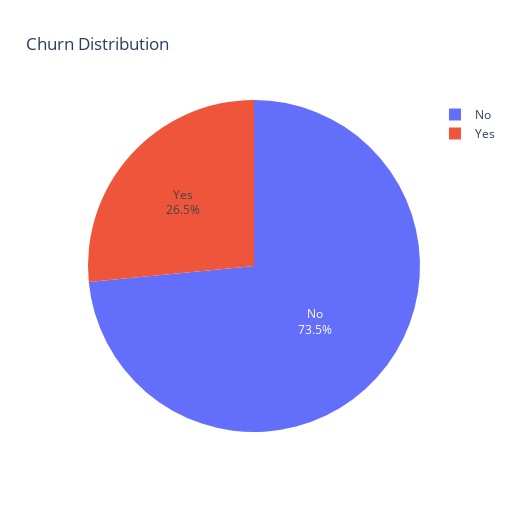

The notebook cell this image was saved under:
### Markdown cell above
#### Visualizing Categorical Distributions

### Code cell
# Churn distribution
churn_dist = df['Churn'].value_counts().reset_index()
fig = px.pie(churn_dist, values="count", names="Churn", title="Churn Distribution")
fig.update_traces(textposition='inside', textinfo="percent+label")
fig.update_layout(height=512, width=512)
fig.show()

### Figure 1 — Plotly figure (JSON) as saved in the notebook; plotly's stock layout.template omitted (floating-point values rounded to 4 significant figures)
{"data": [{"domain": {"x": [0, 1], "y": [0, 1]}, "hovertemplate": "Churn=%{label}<br>count=%{value}<extra></extra>", "labels": ["No", "Yes"], "legendgroup": "", "name": "", "showlegend": true, "textinfo": "percent+label", "textposition": "inside", "type": "pie", "values": [5174, 1869]}], "layout": {"height": 512, "legend": {"tracegroupgap": 0}, "title": {"text": "Churn Distribution"}, "width": 512}}
